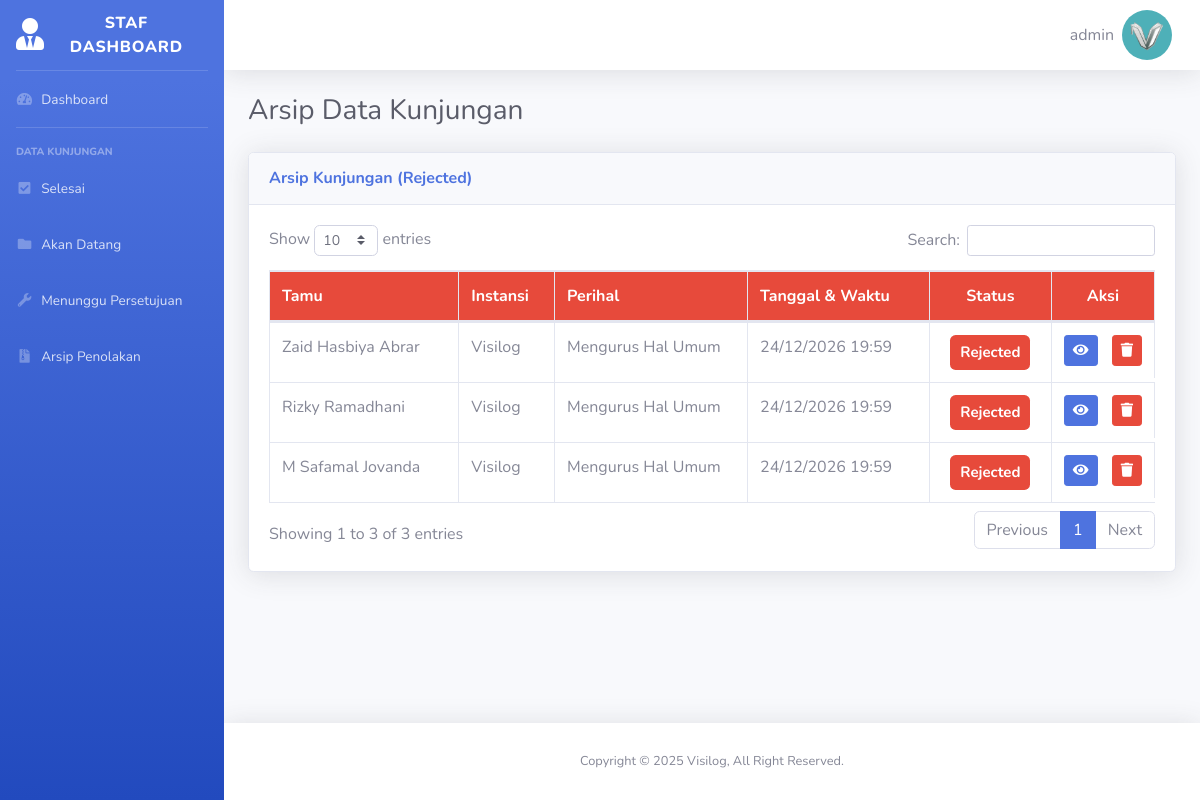
The app's page /arsip_kunjungan.php (signed in) with its own data.
### tables this page shows
CREATE TABLE `visit_data` (
  `id` int(11) NOT NULL,
  `guest_name` varchar(255) NOT NULL,
  `email` varchar(255) NOT NULL,
  `phone_number` varchar(255) NOT NULL,
  `company_name` varchar(255) NOT NULL,
  `visit_regards` enum('Urusan_surat','Urusan_keuangan','Urusan_umum','Urusan_sarana','Janji_temu_unit','Janji_temu_staf') NOT NULL,
  `visit_desc` varchar(255) NOT NULL,
  `id_unit` int(11) DEFAULT NULL,
  `id_staf` int(11) DEFAULT NULL,
  `visit_date` date NOT NULL,
  `time_in` time NOT NULL,
  `time_out` time DEFAULT NULL,
  `status` enum('Pending','Done','Upcoming','Close','Now','Rejected') NOT NULL
);

### arsip_kunjungan.php (the view, shortened to what this page needs)
<?php include 'dashboard_template/header.php'; ?>
<?php
$delete_sql = "DELETE FROM visit_data
               WHERE `status` = 'Rejected'
               AND DATE(visit_date) < DATE_SUB(CURDATE(), INTERVAL 6 DAY)";
mysqli_query($koneksi, $delete_sql);
?>
<body class="page-top">
    <div id="wrapper">
        <?php include 'dashboard_template/sidebar.php'; ?>
        <div id="content-wrapper" class="d-flex flex-column">
            <div id="content">
                <?php include 'dashboard_template/topbar.php'; ?>
                <div class="container-fluid">
                    <div class="d-sm-flex align-items-center justify-content-between mb-4">
                        <h1 class="h3 mb-0 text-gray-800">Arsip Data Kunjungan</h1>
                    </div>
                    <div class="card shadow mb-4">
                        <div class="card-header py-3">
                            <h6 class="m-0 font-weight-bold text-primary">Arsip Kunjungan (Rejected)</h6>
                        </div>
                        <div class="card-body">
                            <div class="table-responsive">
                                <table class="table table-bordered" id="dataTable" width="100%" cellspacing="0">
                                    <thead class="thead bg-danger text-white fw-bold">
                                        <tr>
                                            <th>Tamu</th>
                                            <th>Instansi</th>
                                            <th>Perihal </th>
                                            <th>Tanggal & Waktu</th>
                                            <th class="text-center">Status</th>
                                            <th class="text-center">Aksi</th>
                                        </tr>
                                    </thead>
                                    <tbody>
                                        <?php
                                        $sql = "SELECT * FROM visit_data WHERE `status` = 'Rejected' ORDER BY id DESC";
                                        $query = mysqli_query($koneksi, $sql);
                                        foreach ($query as $data) {
                                        ?>
                                            <tr>
                                                <td><?= $data['guest_name']; ?></td>
                                                <td><?= $data['company_name']; ?></td>
                                                <td><?= $data['visit_desc']; ?></td>
                                                <td><?= date('d/m/Y', strtotime($data['visit_date'])); ?> <span><?= date('H:i', strtotime($data['time_in'])); ?></span></td>
                                                <td class="text-center">
                                                    <span class="badge badge-danger" style="padding: 10px; font-size: 15px;">
                                                        <?= $data['status']; ?>
                                                    </span>
                                                </td>
                                                <td class="d-flex justify-content-between">
                                                    <a href="info.php?id=<?= $data['id'] ?>" class="btn btn-primary btn-sm" title="Info">
                                                        <i class=" fas fa-eye"></i>
                                                    </a>
                                                    <a onclick="return confirm('Apakah anda yakin ingin menghapus data ini?')" href="proses_hapus.php?id=<?= $data['id'] ?>" class="btn btn-danger btn-sm" title="Hapus" onclick="confirm('Apakah Anda Yakin ingin Menghapus Data ini?')">
                                                        <i class="fas fa-trash"></i>
                                                    </a>
                                                </td>
                                            </tr>
                                        <?php } ?>
                                    </tbody>
                                </table>
                            </div>
                        </div>
                    </div>
                </div>
            </div>
            <?php include 'dashboard_template/footer.php'; ?>
</body>

### assets/css/style2.css (style rules this page uses)
.table th, td { max-width: 165px; white-space: nowrap; overflow: hidden; text-overflow: ellipsis; }

### records on screen
visit_data: guest_name "Zaid Hasbiya Abrar", company_name "Visilog", visit_desc "Mengurus Hal Umum", visit_date "24/12/2026", time_in "19:59", status "Rejected"
visit_data: guest_name "Rizky Ramadhani", company_name "Visilog", visit_desc "Mengurus Hal Umum", visit_date "24/12/2026", time_in "19:59", status "Rejected"
visit_data: guest_name "M Safamal Jovanda", company_name "Visilog", visit_desc "Mengurus Hal Umum", visit_date "24/12/2026", time_in "19:59", status "Rejected"

### other values on screen
$username "admin"
